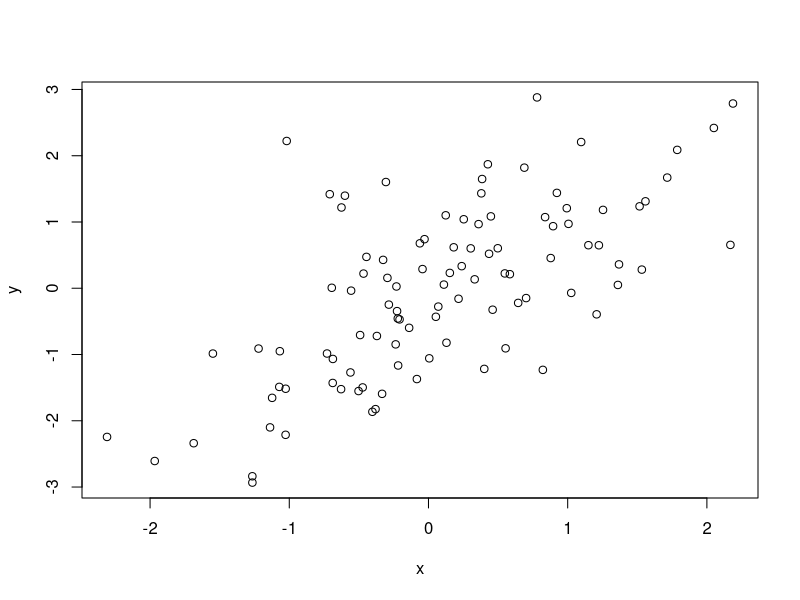

The R source for this figure:
## ---- chunk 1
set.seed(123)
x = rnorm(100)
s_y = rnorm(100)
y = x + s_y
plot(y~x)
